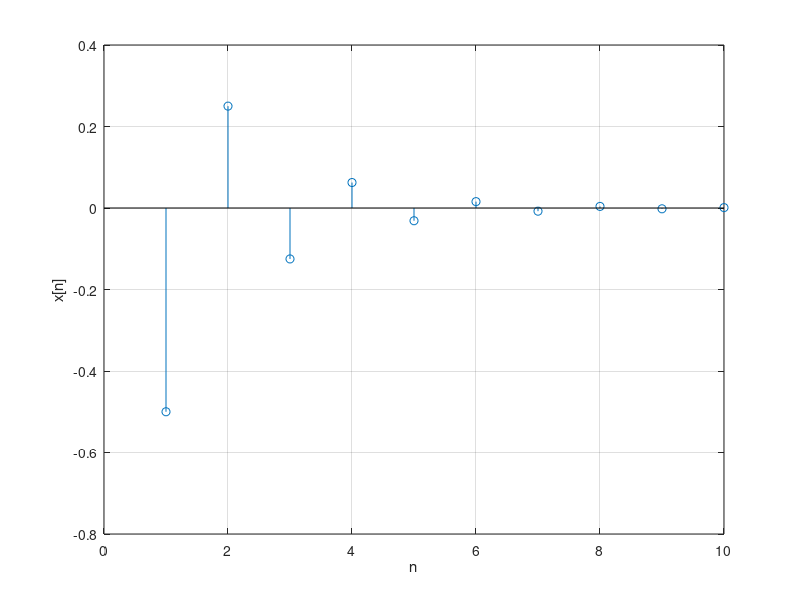
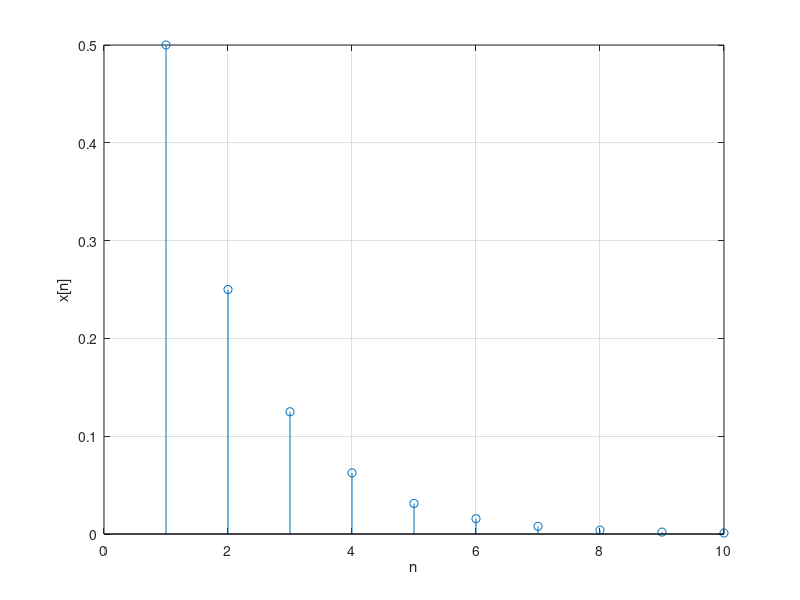
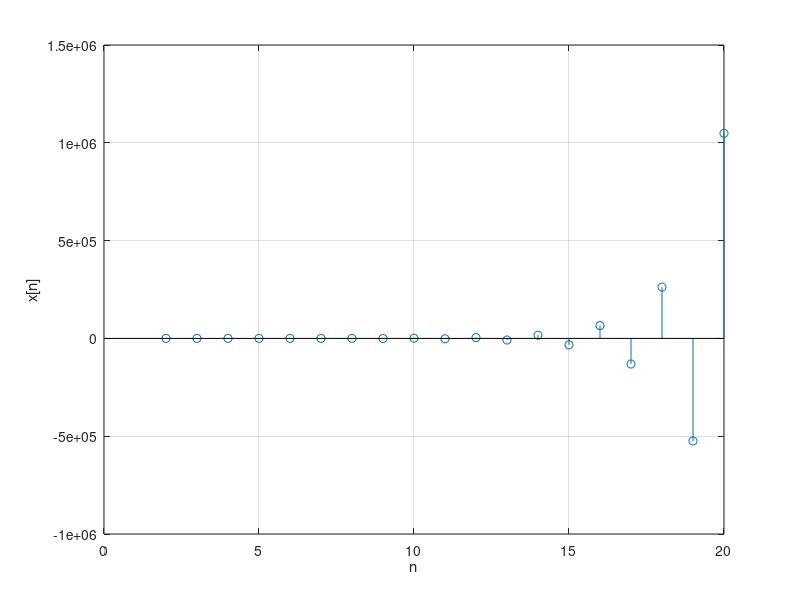
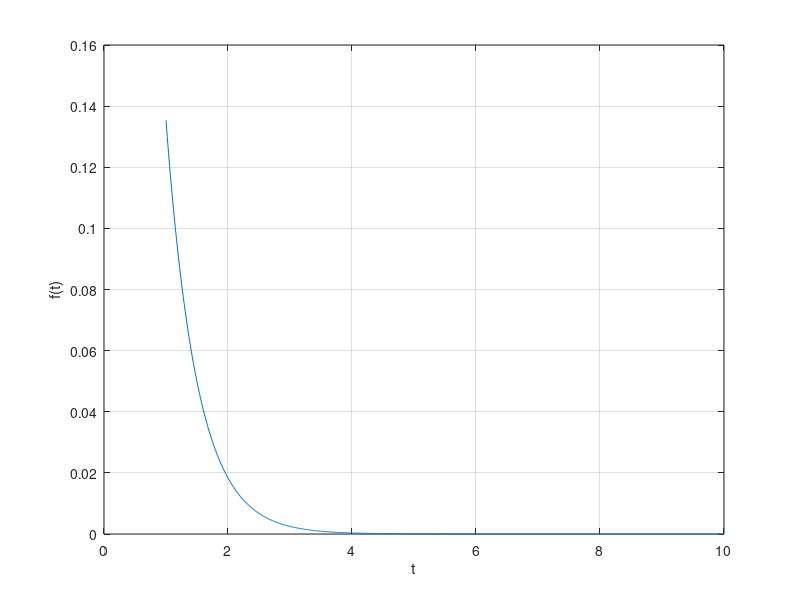

MATLAB code for these plots, in order:
##clear all; close all; clc;
##
##f=@(t) exp(-t).*cos(2*pi*t);
##
##t = -2:2;
##
##f(t)
##
##plot(t, f(t))
##
##xlabel('t');
##ylabel('f(t)');grid;
##
##stem(f(t))
##
##t = -2:0.01:2
##
##plot(t,f(t));
##xlabel('t');
##ylabel('f(t)');
##grid;
##
##fd = @(n,Ts) exp(-n*Ts).*cos(2*pi*n*Ts);
##n = -2:200;
##stem(n,fd(n,0.01))
##
##t = -2:0.01:2;
##f= exp(-t).*cos(2*pi*t);
##
##plot(t,f);
##
##clear all
##
##n = -30:30;
##x = cos(n*pi/12+pi/4);
##figure(2)
##stem(n, x);
##xlabel('n');
##ylabel('x[n]');
##
##amplitude_1 = 5;
##freq_1 = 5;
##amplitude_2 = 2;
##freq_2 = 50;
##
##Fs = 1000;
##time = 0:1/Fs:(1-1/Fs);
##sine_1 = amplitude_1*sin(2*pi*freq_1.*time);
##sine_2 = amplitude_2*sin(2*pi*freq_2.*time);
##noise = randn(1, length(time));
##
##x_clean = sine_1 + sine_2;
##x_noisy = x_clean + noise;
##
##figure(14);
##plot(time, x_clean);
##
##figure(15);
##plot(time, x_noisy);


% tarefas: TRACE OS SEGUINTES SINAIS
% a) (-0.5)^n
## domínios discretos são em passos inteiros
clear all; close all; clc;
n = 1:10;

f=@(n) (-0.5).^n;

figure(1)
stem(n, f(n))

xlabel('n');
ylabel('x[n]');grid;

% b) 2^(-n)
clear all;

n = 1:10;

f=@(n) (2).^(-n);

figure(2)
stem(n, f(n))

xlabel('n');
ylabel('x[n]');grid;

% c) (-2)^n
clear all;

n = 2:20;

f=@(n) (-2).^n;

figure(3)
stem(n, f(n))

xlabel('n');
ylabel('x[n]');grid;

% d) exp(-2*t)
clear all;

t = 1:0.01:10;

f=@(t) exp(-2*t);

figure(4)
plot(t, f(t))

xlabel('t');
ylabel('f(t)');grid;

% e) 2*cos(2*pi*50*t)
clear all;

t = 1:0.01:2;

f=@(t) 2*cos(2*pi*50*t);

figure(5)
plot(t, f(t))

xlabel('t');
ylabel('f(t)');grid;
